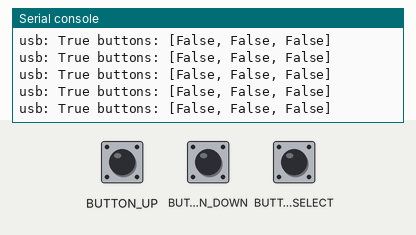
Simulated run of this program. Board: Adafruit FunHouse running CircuitPython. On the bench: the last lines printed to the serial console. Inputs (shaded band) come from the test bench. USB keyboard and mouse output is not drawn.

Above: at 1.2 s.
1.3 s: UP button pressed for 0.15 s
At 1.42 s:
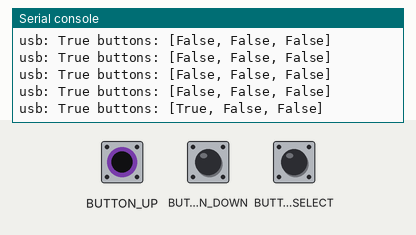
2.9 s: DOWN button pressed for 0.15 s
At 3.06 s:
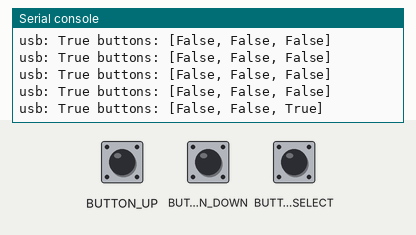
4.5 s: SELECT button pressed for 0.15 s
At 4.69 s:
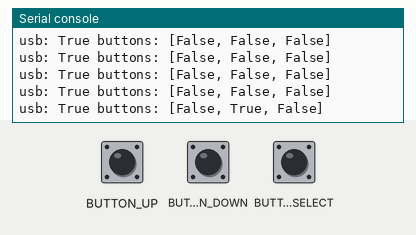
6.1 s: BUTTON_UP (UP button) driven HIGH and BUTTON_DOWN (DOWN button) driven HIGH
At 6.32 s:
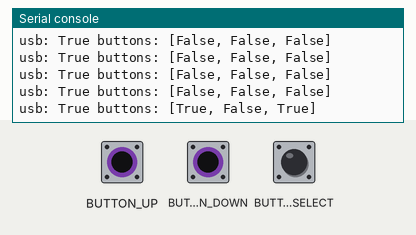
7.6 s: SELECT button pressed for 1 s
At 7.79 s:
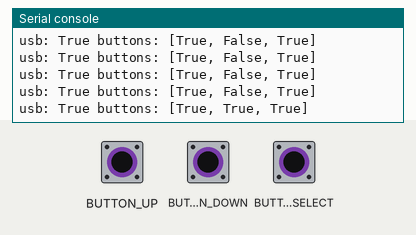
10.1 s: BUTTON_DOWN (DOWN button) driven LOW and BUTTON_SELECT (SELECT button) driven HIGH
At 10.28 s:
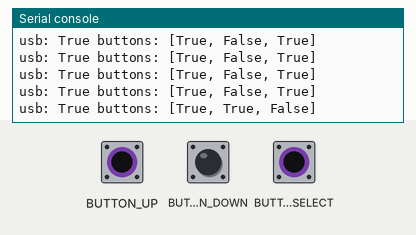

Measured:
- after the input at 1.3 s, the serial console: prints a new line at once (image 1)
- after the input at 2.9 s, the serial console: prints a new line after 0.05 s (image 2)
- after the input at 4.5 s, the serial console: prints a new line after 0.07 s (image 3)
- after the input at 6.1 s, the serial console: prints a new line after 0.10 s (image 4)
- after the input at 7.6 s, the serial console: prints a new line after 0.06 s (image 5)
- after the input at 10.1 s, the serial console: prints a new line after 0.06 s (image 6)

The program:

robust_keyboard.py
```python
# robust_keyboard_code.py -- demonstrate how to deal with USB disconnect on startup and while running
# 27 Jul 2022 - @todbot / Tod Kurt

import supervisor
import time
import board
import digitalio
import usb_hid
from adafruit_hid.keyboard import Keyboard
from adafruit_hid.keycode import Keycode
from adafruit_hid.keyboard_layout_us import KeyboardLayoutUS

def usb_connected(): return supervisor.runtime.usb_connected

if usb_connected():  # only attempt keyboard creation if USB
    keyboard = Keyboard(usb_hid.devices)
    keyboard_layout = KeyboardLayoutUS(keyboard)

# make up some buttons. This is for a FunHouse, but could be any keys
buttons = []
for pin in (board.BUTTON_UP, board.BUTTON_SELECT, board.BUTTON_DOWN):
    switch = digitalio.DigitalInOut(pin)
    switch.pull = digitalio.Pull.DOWN # defaults to input
    buttons.append(switch)

# what keycodes to send for each button
keys = [Keycode.A, Keycode.B, Keycode.C]

while True:
    print("usb:", usb_connected(), "buttons:", [b.value for b in buttons] )
    for i in range(len(buttons)):
        if buttons[i].value:
            if usb_connected():
                try:
                    keyboard.send( keys[i] )
                except OSError:  # also if USB disconnected
                    pass

    time.sleep(0.1)
```
